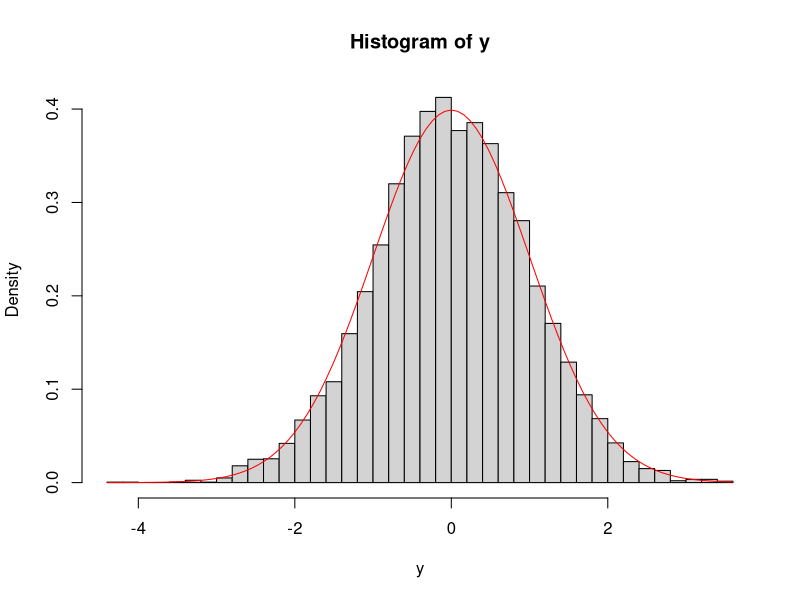

Here is the R script that generated this plot:
# inverse sampling: it is possible to obtain a sample distributed according to a given
# distribution extracting random numbers according to uniform distribution between 0 and 1 and
# computing their quantiles with respect to the given distribution
# for example with normal distribution:

sunif <- runif(10000, 0, 1)
y <- qnorm(sunif)
y <- y[order(y, decreasing = F)]

hist(y, breaks = 50, probability = T)

z <- seq(-3, 3, 0.005)
curve(dnorm(x), add = T, col = 'red')